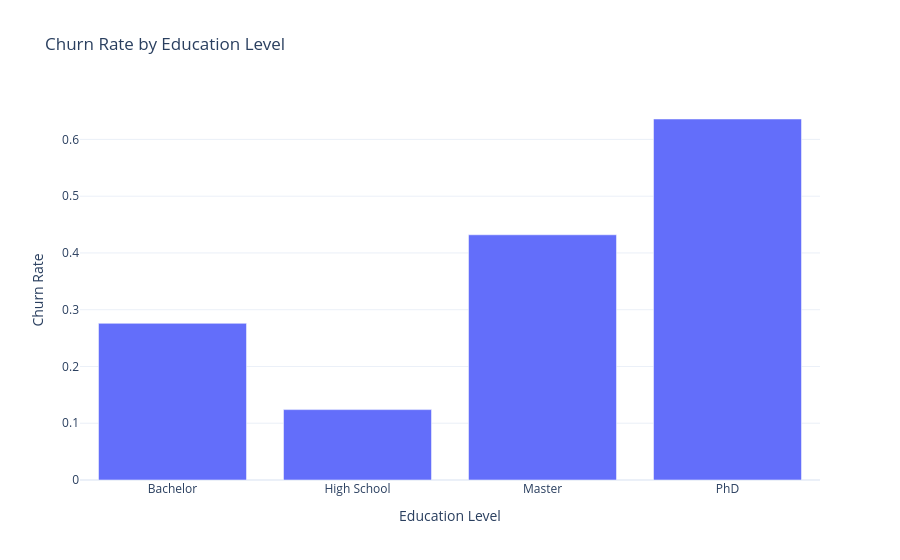

The cell this chart's notebook holds for it:
### Markdown cell above
### Churn Rate by Education Level

### Code cell
churn_rate_by_education = df.groupby('education_level')['churn'].mean().reset_index()

fig = px.bar(
    churn_rate_by_education,
    x='education_level',
    y='churn',
    title='Churn Rate by Education Level'
)

fig.update_layout(
    xaxis_title='Education Level',
    yaxis_title='Churn Rate',
    template='plotly_white'
)

fig.show()

### Figure 1 — Plotly figure (JSON) as saved in the notebook; plotly's stock layout.template omitted (floating-point values rounded to 4 significant figures)
{"data": [{"hovertemplate": "education_level=%{x}<br>churn=%{y}<extra></extra>", "legendgroup": "", "marker": {"color": "#636efa", "pattern": {"shape": ""}}, "name": "", "orientation": "v", "showlegend": false, "textposition": "auto", "type": "bar", "x": ["Bachelor", "High School", "Master", "PhD"], "xaxis": "x", "y": [0.276, 0.124, 0.432, 0.636], "yaxis": "y"}], "layout": {"barmode": "relative", "legend": {"tracegroupgap": 0}, "title": {"text": "Churn Rate by Education Level"}, "xaxis": {"anchor": "y", "domain": [0, 1], "title": {"text": "Education Level"}}, "yaxis": {"anchor": "x", "domain": [0, 1], "title": {"text": "Churn Rate"}}}}
